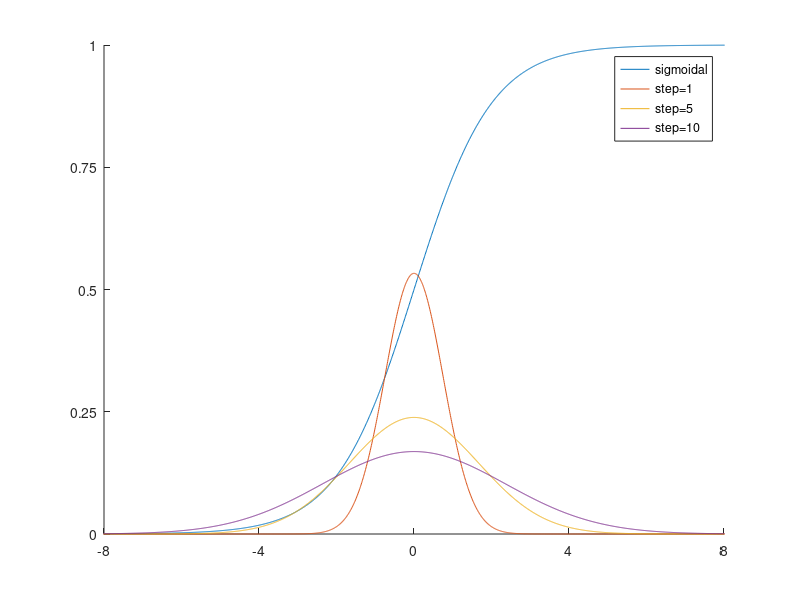

MATLAB code to generate this figure:
clear all 
close all
clc


w=[-10:0.01:10];
sig=1./(1+exp(-w));
step1=1;
step2=5;
step3=10;
vw=0.560;


mu = 0;
sigma1 = sqrt(vw*step1);
gau1 = normpdf(w,mu,sigma1);

sigma2 = sqrt(vw*step2);
gau2 = normpdf(w,mu,sigma2);

sigma3 = sqrt(vw*step3);
gau3 = normpdf(w,mu,sigma3);

figure
plot(w,sig)
hold on
plot(w,gau1)
hold on
plot(w,gau2)
hold on
plot(w,gau3)
box("off")
xlim([-8 8])
xticks([-8:4:8])
yticks([0:0.25:1])

legend("sigmoidal","step=1","step=5","step=10")